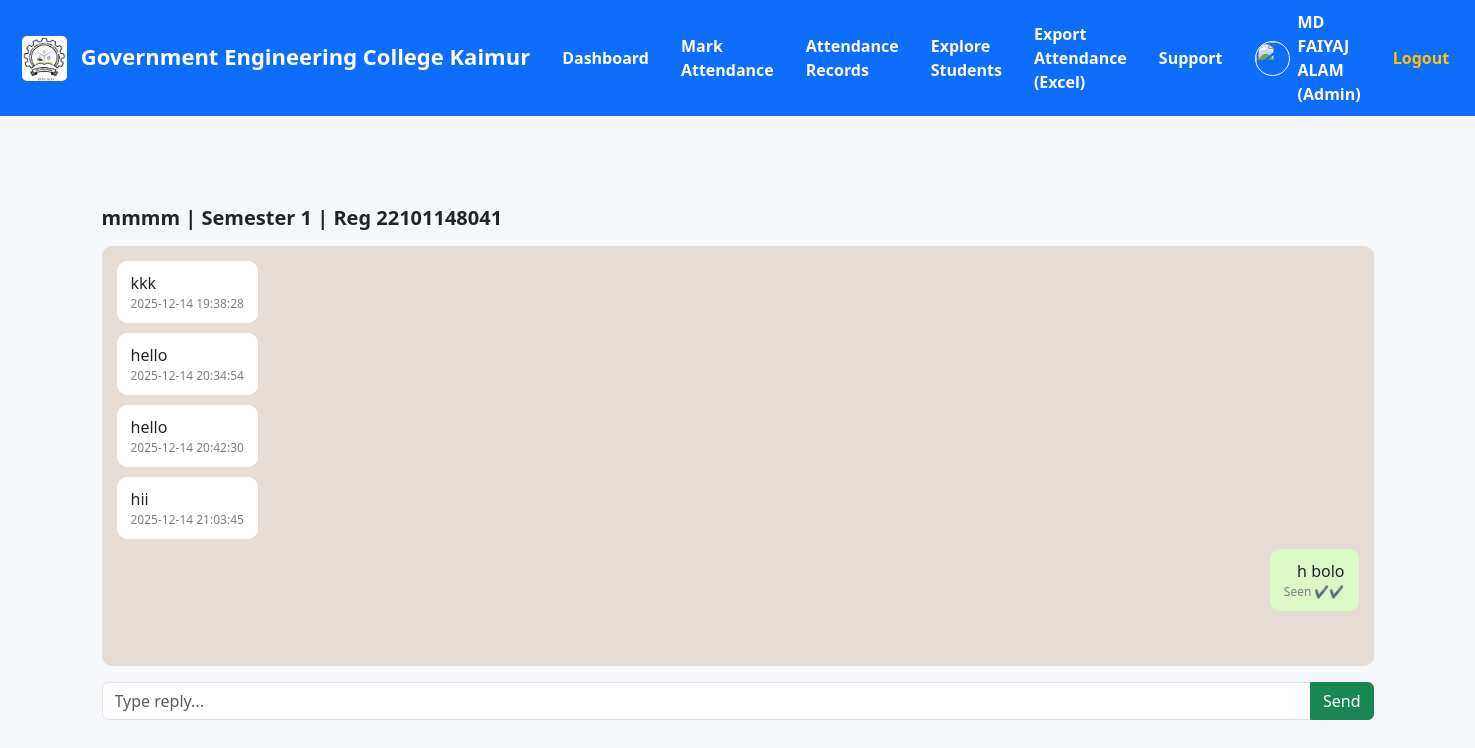
/admin/support/1 (signed in), run on the app's committed database.
### tables this page shows
CREATE TABLE users (
            id INTEGER PRIMARY KEY AUTOINCREMENT,
            name TEXT,
            email TEXT UNIQUE,
            password TEXT,
            role TEXT,
            department TEXT,
            semester TEXT,
            roll_no TEXT,
            registration_no TEXT,
            parent_phone TEXT,
            parent_email TEXT,
            admin_branch TEXT,
            photo TEXT DEFAULT '',
            created_at TEXT DEFAULT CURRENT_TIMESTAMP
        );

CREATE TABLE support_messages (
    id INTEGER PRIMARY KEY AUTOINCREMENT,
    student_id INTEGER NOT NULL,
    content TEXT NOT NULL,
    reply TEXT,
    seen INTEGER DEFAULT 0,
    created_at TEXT DEFAULT CURRENT_TIMESTAMP,
    FOREIGN KEY(student_id) REFERENCES users(id)
);

### app.py (the view)
@app.route('/admin/support/<int:student_id>')
@login_required(role="admin")
def admin_support_chat(student_id):
    conn = get_db()
    student = conn.execute("""
        SELECT id, name, semester, registration_no
        FROM users
        WHERE id = ? AND role = 'student'
    """, (student_id,)).fetchone()
    if not student:
        conn.close()
        flash("Student not found!", "danger")
        return redirect(url_for("admin_support"))
    messages = conn.execute("""
        SELECT content, reply, created_at, seen
        FROM support_messages
        WHERE student_id = ?
        ORDER BY created_at ASC
    """, (student_id,)).fetchall()
    conn.close()
    return render_template(
        "admin_support_chat.html",
        student=student,
        messages=messages,
        student_id=student_id
    )

### app.py (called while the page is built)
def get_db():
    conn = sqlite3.connect(DB_NAME)
    conn.row_factory = sqlite3.Row
    return conn

def login_required(role=None):
    def decorator(fn):
        @wraps(fn)
        def wrapper(*args, **kwargs):
            if "user_id" not in session:
                flash("Please login first!", "danger")
                return redirect(url_for("login"))
            if role:
                user_role = session.get("user_role", "")
                if user_role is None or user_role.lower() != role.lower():
                    flash("Access denied!", "danger")
                    return redirect(url_for("login"))
            return fn(*args, **kwargs)
        return wrapper
    return decorator

### templates/admin_support_chat.html (shortened to what this page needs)
{% extends "base.html" %}
{% block content %}
<div class="container">
    <h5 class="fw-bold mb-3">
        {{ student.name }} |
        Semester {{ student.semester }} |
        Reg {{ student.registration_no }}
    </h5>
    <div class="chat-box mb-3">
        {% if messages %}
        {% for m in messages %}
        <div class="chat student">
            <div class="bubble">
                {{ m.content }}
                <div class="time">{{ m.created_at }}</div>
            </div>
        </div>
        {% if m.reply %}
        <div class="chat admin">
            <div class="bubble">
                {{ m.reply }}
                <div class="time">Seen ✔✔</div>
            </div>
        </div>
        {% endif %}
        {% endfor %}
        {% else %}
        <p class="text-muted text-center">No messages yet.</p>
        {% endif %}
    </div>
    <form method="POST" action="{{ url_for('admin_support_reply', student_id=student_id) }}">
        <div class="input-group">
            <input type="text" name="reply" class="form-control" placeholder="Type reply..." required>
            <button class="btn btn-success">
                Send
            </button>
        </div>
    </form>
</div>
{% endblock %}

### templates/base.html (style rules this page uses)
body { background: #f5f7fb; }

### templates/admin_support_chat.html (style rules this page uses)
.chat-box { background: #e5ddd5; padding: 15px; border-radius: 10px; height: 420px; overflow-y: auto; }
.chat.student { text-align: left; margin-bottom: 10px; }
.chat.admin { text-align: right; margin-bottom: 10px; }
.bubble { display: inline-block; padding: 10px 14px; border-radius: 10px; max-width: 70%; }
.student .bubble { background: #ffffff; }
.admin .bubble { background: #dcf8c6; }
.time { font-size: 12px; color: gray; }

### data on the page
users: name "mmmm", semester "1", registration_no "22101148041"
support_messages: content "kkk", created_at "2025-12-14 19:38:28"
support_messages: content "hello", created_at "2025-12-14 20:34:54"
support_messages: content "hello", created_at "2025-12-14 20:42:30"
support_messages: content "hii", created_at "2025-12-14 21:03:45", reply "h bolo"

### other printed values
{{ session.get('user_name') }} "MD FAIYAJ ALAM"
{{ session.get('user_role')|capitalize }} "Admin"
